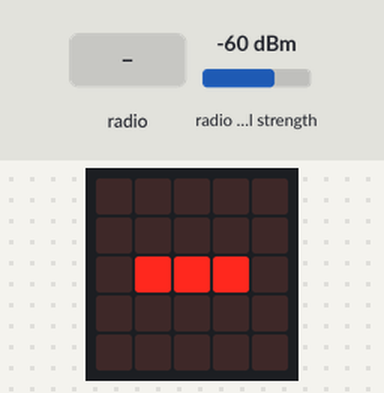
Recording of a program running on a simulated BBC micro:bit running MicroPython. Parts: the board's 5×5 LED display. The inputs (shaded band) are chosen by the test bench; at power-on: radio signal strength -60 dBm.

Above: at 1.2 s.
1.3 s: radio message "1" arrives
At 2.8 s:
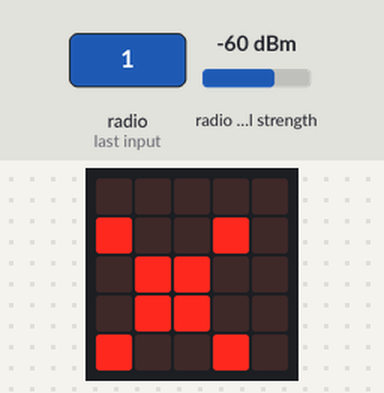
Timing chart, 0 to 4.3 s (numbered marks = the images above; inputs shaded):
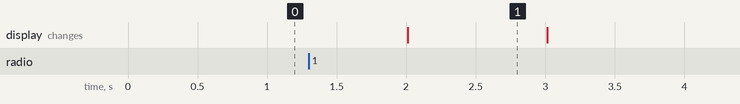

The program:

referee.py
```python
import radio
from microbit import display, sleep

PREFIX_REQUEST  = "03:"
PREFIX_REPLY    = "04:"
GROUP_REFEREE   = 43
POWER_REFEREE   = 0
PERIOD         = 1000


def process(msg):
    login = None
    if len(msg) > 3:
        id_msg = msg[0:3]
        tail = msg[3:]
        if id_msg == PREFIX_REQUEST:
            login = tail.split(",")[0]

    return login


def main():

    radio.on()
    radio.config(power=POWER_REFEREE, group=GROUP_REFEREE, length = 128)
    #radio.config(power=POWER_REFEREE, group=GROUP_REFEREE)

    while True:
        display.clear()
        received = radio.receive_full()
        if received != None:
            msg, dBm, _ = received
            msg = str(msg[3:], 'utf8')
            login = process(msg)
            if login != None:
                # recibido mensaje correcto
                display.scroll(login, delay=50)
                radio.send(PREFIX_REPLY + login)
            else:
                # recibido mensaje incorrecto
                display.show("x")
        else:
            # no recibido nada
            display.show("-")
        sleep(PERIOD)


if __name__ == "__main__":
    main()
```

Measured:
- after the input at 1.3 s, the display: changes after 0.71 s (image 1)
- what the display in image 1 shows lasts 1.0 s, from 2.0 s to 3.0 s
